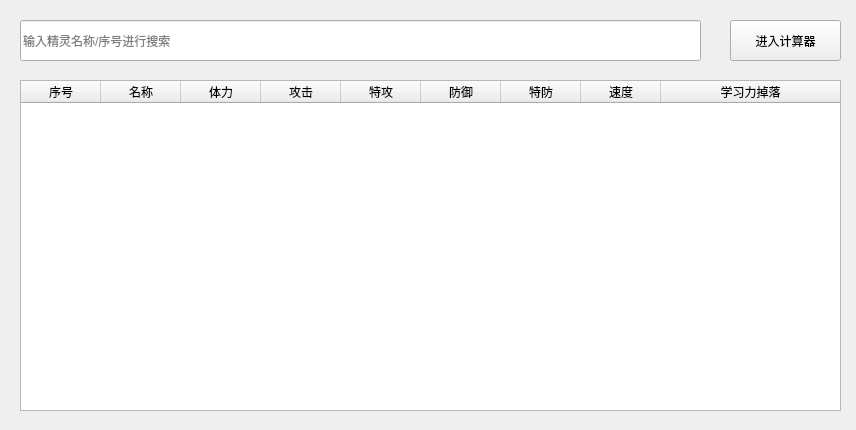
<?xml version="1.0" encoding="UTF-8"?>
<ui version="4.0">
    <class>EncyclopediaWindow</class>
    <widget class="QMainWindow" name="EncyclopediaWindow">
        <property name="geometry">
            <rect>
                <x>0</x>
                <y>0</y>
                <width>856</width>
                <height>430</height>
            </rect>
        </property>
        <property name="windowTitle">
            <string>精灵大全</string>
        </property>
        <widget class="QWidget" name="centralwidget">
            <widget class="QLineEdit" name="searchEdit">
                <property name="geometry">
                    <rect>
                        <x>20</x>
                        <y>20</y>
                        <width>681</width>
                        <height>41</height>
                    </rect>
                </property>
                <property name="placeholderText">
                    <string>输入精灵名称/序号进行搜索</string>
                </property>
                <property name="clearButtonEnabled">
                    <bool>true</bool>
                </property>
            </widget>
            <widget class="QTableWidget" name="tableWidget">
                <property name="geometry">
                    <rect>
                        <x>20</x>
                        <y>80</y>
                        <width>821</width>
                        <height>331</height>
                    </rect>
                </property>
                <property name="editTriggers">
                    <set>QAbstractItemView::NoEditTriggers</set>
                </property>
                <property name="selectionBehavior">
                    <enum>QAbstractItemView::SelectRows</enum>
                </property>
                <property name="columnCount">
                    <number>9</number>
                </property>
                <attribute name="horizontalHeaderVisible">
                    <bool>true</bool>
                </attribute>
                <attribute name="horizontalHeaderDefaultSectionSize">
                    <number>80</number>
                </attribute>
                <attribute name="horizontalHeaderStretchLastSection">
                    <bool>true</bool>
                </attribute>
                <column>
                    <property name="text">
                        <string>序号</string>
                    </property>
                </column>
                <column>
                    <property name="text">
                        <string>名称</string>
                    </property>
                </column>
                <column>
                    <property name="text">
                        <string>体力</string>
                    </property>
                </column>
                <column>
                    <property name="text">
                        <string>攻击</string>
                    </property>
                </column>
                <column>
                    <property name="text">
                        <string>特攻</string>
                    </property>
                </column>
                <column>
                    <property name="text">
                        <string>防御</string>
                    </property>
                </column>
                <column>
                    <property name="text">
                        <string>特防</string>
                    </property>
                </column>
                <column>
                    <property name="text">
                        <string>速度</string>
                    </property>
                </column>
                <column>
                    <property name="text">
                        <string>学习力掉落</string>
                    </property>
                </column>
            </widget>
            <widget class="QPushButton" name="TurnToCalculator">
                <property name="geometry">
                    <rect>
                        <x>730</x>
                        <y>20</y>
                        <width>111</width>
                        <height>41</height>
                    </rect>
                </property>
                <property name="text">
                    <string>进入计算器</string>
                </property>
            </widget>
        </widget>
    </widget>
    <resources/>
    <connections/>
</ui>
